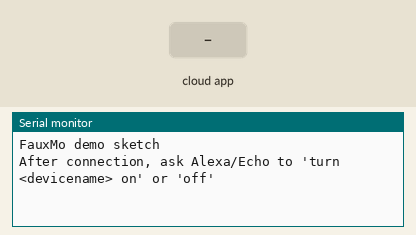
Simulated run of this program. Board: ESP8266 (NodeMCU). Shown: the last lines printed to the serial monitor. Inputs (shaded band) come from the test bench. WiFi joins after 1.5 s; servers stay silent unless stated.

Above: at 2.7 s.
2.8 s: the phone or cloud app sets relay to 0
At 3.4 s:
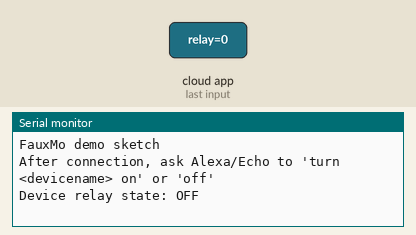
4.3 s: the phone or cloud app sets pixels to 0
At 5.5 s:
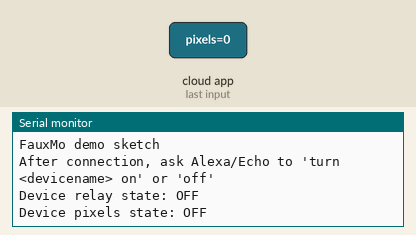
5.8 s: the phone or cloud app sets relay to 1
At 6.9 s:
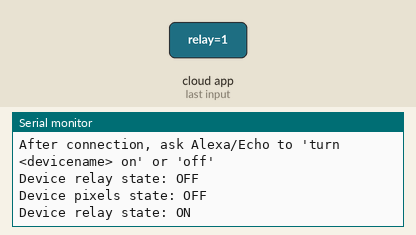
7.3 s: the phone or cloud app sets pixels to 1
At 8.0 s:
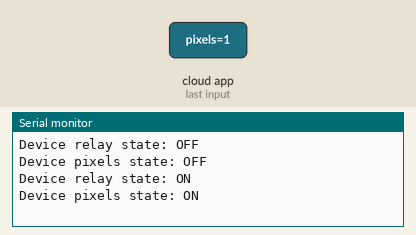

Measured:
- after the input at 2.8 s, the serial monitor: prints a new line at once (image 1)
- after the input at 4.3 s, the serial monitor: prints a new line at once (image 2)
- after the input at 5.8 s, the serial monitor: prints a new line at once (image 3)
- after the input at 7.3 s, the serial monitor: prints a new line at once (image 4)

The program:

main.cpp
```cpp
// https://learn.adafruit.com/easy-alexa-or-echo-control-of-your-esp8266-huzzah/software-setup
#include <Arduino.h>
#include <ESP8266WiFi.h>          //ESP8266 Core WiFi Library (you most likely already have this in your sketch)

#include <DNSServer.h>            //Local DNS Server used for redirecting all requests to the configuration portal
#include <ESP8266WebServer.h>     //Local WebServer used to serve the configuration portal
#include <WiFiManager.h>          //https://github.com/tzapu/WiFiManager WiFi Configuration Magic

#include "fauxmoESP.h"

#define SERIAL_BAUDRATE 9600

fauxmoESP fauxmo;

void callback(uint8_t device_id, const char * device_name, bool state) {
  Serial.print("Device "); Serial.print(device_name);
  Serial.print(" state: ");
  if (state) {
    Serial.println("ON");
  } else {
    Serial.println("OFF");
  }
}

void setup() {
    // Init serial port and clean garbage
    Serial.begin(SERIAL_BAUDRATE);

    WiFiManager wifiManager;
    //reset saved settings
    // wifiManager.resetSettings();

    wifiManager.autoConnect();

    Serial.println("FauxMo demo sketch");
    Serial.println("After connection, ask Alexa/Echo to 'turn <devicename> on' or 'off'");

    // Fauxmo
    fauxmo.addDevice("relay");
    fauxmo.addDevice("pixels");
    fauxmo.onMessage(callback);
}

void loop() {
  fauxmo.handle();
}
```
